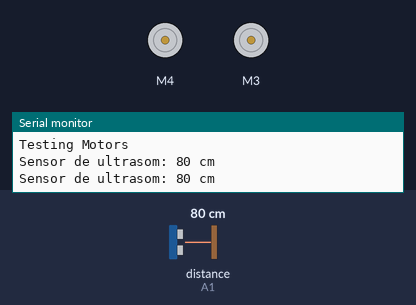
This sketch was run on a simulated Arduino Uno, built with avr-gcc and run on an emulated ATmega328P. Parts: 2 × DC motor (green arrow = forward, orange = backward, longer = faster), the last lines printed to the serial monitor. The inputs (shaded band) are chosen by the test bench; at power-on: distance to the obstacle (sensor on A1) 80 cm.

Above: at 1.8 s.
1.9 s: distance to the obstacle (sensor on A1) set to 11 cm
3.4 s: distance to the obstacle (sensor on A1) set to 8 cm
At 4.8 s:
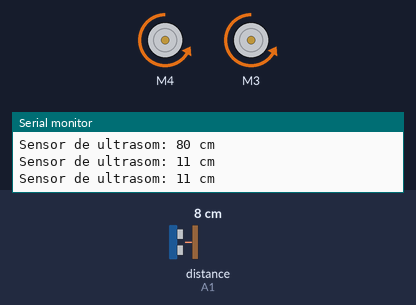
7.5 s: distance to the obstacle (sensor on A1) set to 18 cm
At 8.3 s:
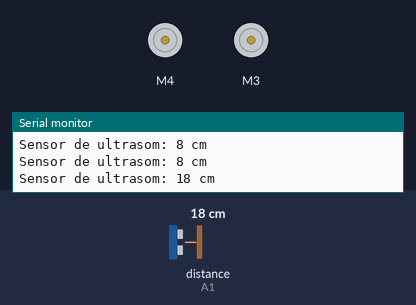
Timing chart, 0 to 10.5 s (numbered marks = the images above; inputs shaded):
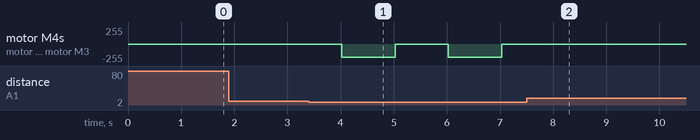

Measured:
- the behaviour switches between 10 and 9 cm on distance to the obstacle (sensor on A1) (found by bisection; images 0 and 1)
- after the input at 3.4 s, motor M4, motor M3: alternates backward 200/255 for 1.0 s and stopped for 1.0 s, starting after 0.63 s
- after the input at 7.5 s, motor M4, motor M3: stops changing and stays stopped

The sketch:

garoando_em_linha_Jovem_Hacker.ino
```cpp
// Garoando em Linha - Ver. Jovem Hacker
// Desenvolvido por Haoji (rafaelme.com)

#include <AFMotor.h>
#include <Ultrasonic.h>
#include <IRremote.h>

// Creating ultrasound sensors
Ultrasonic ultra(A0,A1);

// Creating front motors
AF_DCMotor front_left(4);
AF_DCMotor front_right(3);

// Sensor IR
int RECV_PIN = 16;

IRrecv irrecv(RECV_PIN);

decode_results results;

void setup() {
  Serial.begin(9600);
  irrecv.enableIRIn(); // Start the receiver
  Serial.println("Testing Motors");

  // set front motors speed
  front_left.setSpeed(200);
  front_right.setSpeed(200);
  // turn front motors on
  front_left.run(RELEASE);
  front_right.run(RELEASE);
}

void loop() {
  // sensors
  Serial.print("Sensor de ultrasom: ");
  Serial.print(ultra.Ranging(CM)); // CM ou INC (polegadas)
  Serial.print(" cm     " );
  Serial.println();
  delay(1000);

  if (irrecv.decode(&results)) {
    front_right.run(FORWARD);
    front_left.run(FORWARD);
    delay(1000);
    //Serial.println(results.value, HEX);
    irrecv.resume(); // Receive the next value
  }

  if (ultra.Ranging(CM) < 10) {
  // mover para tras
  front_right.run(BACKWARD);
  front_left.run(BACKWARD);
  delay(1000);
  }
  // parar
  front_right.run(RELEASE);
  front_left.run(RELEASE);
}
```
